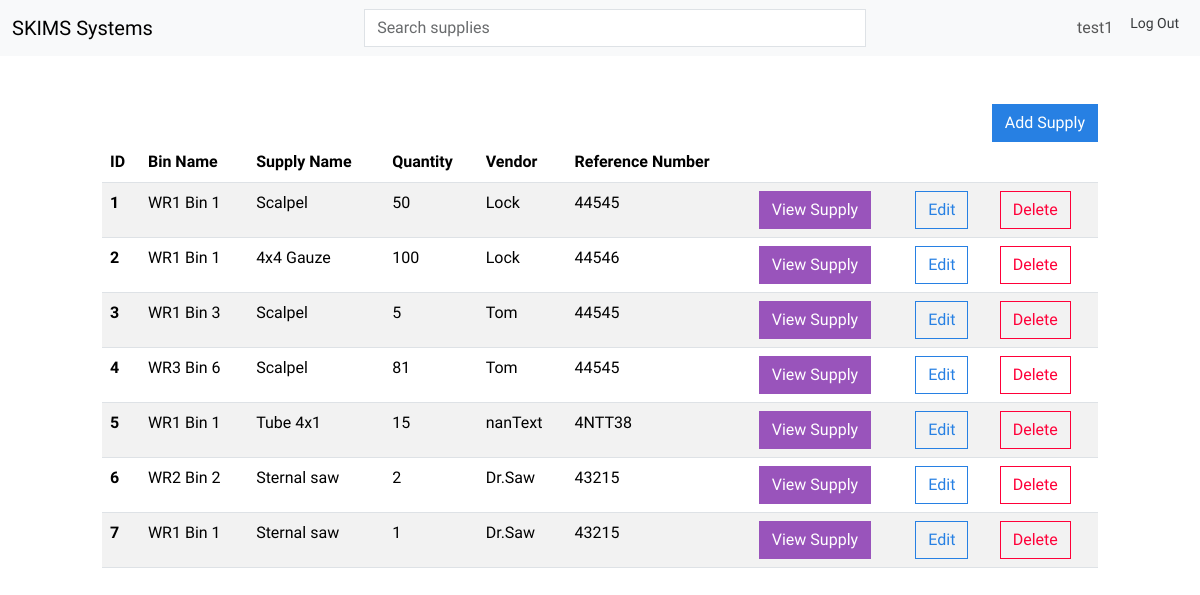
The page /supply-dashboard/ (signed in) on the database its author committed.
### SKIMS/models.py (models this page shows, shortened)
class SupplyItem(models.Model):
    supplyName = models.CharField(max_length=255, null=True)
    quantity = models.IntegerField()
    binName = models.ForeignKey('binItem', on_delete=models.SET_NULL, blank=True, null=True)
    vendor = models.CharField(max_length=255, null=True)
    model = models.CharField(max_length=255, null=True)
    refNum = models.CharField(max_length=255, null=True)
    date_created = models.DateTimeField(auto_now_add=True)
    user = models.ForeignKey(User, on_delete=models.CASCADE)
    class Meta:
        verbose_name_plural = 'supplies'

class BinItem(models.Model):
    binName = models.CharField(max_length=255, null=True)
    binHeight = models.IntegerField()
    binColor = models.CharField(max_length=255, null=True)
    rackName = models.ForeignKey('RackItem', on_delete=models.SET_NULL, blank=True, null=True)
    date_created = models.DateTimeField(auto_now_add=True)
    user = models.ForeignKey(User, on_delete=models.CASCADE)

### SKIMS/views.py (the view)
# urls.py: path('supply-dashboard/', SupplyDashboard.as_view(), name='supply-dashboard'),
class SupplyDashboard(LoginRequiredMixin, View):
    def get(self, request):
        bin_id = request.GET.get('bin_id')  # Get hospital_id from query parameters
        if bin_id:
            supplies = SupplyItem.objects.filter(user=self.request.user.id, binName_id=bin_id).order_by('id')
        else:
            supplies = SupplyItem.objects.filter(user=self.request.user.id).order_by('id')  # Default: all rooms for the user
        return render(request, 'SKIMS/supply_dashboard.html', {'supplies': supplies})

### SKIMS/templates/SKIMS/supply_dashboard.html (shortened to what this page needs)
{% extends 'SKIMS/base.html' %}
{% block content %}
    <div class="row">
        <div class="col-md-10 col-12 mx-auto mt-5">
            <div class="d-flex justify-content-end">
                <a href="{% url 'add-supply' %}" class="btn btn-primary">Add Supply</a>
            </div>
            <table class="table table-hover table-striped">
                <thead>
                <tr>
                    <th scope="col">ID</th>
                    <th scope="col">Bin Name</th>
                    <th scope="col">Supply Name</th>
                    <th scope="col">Quantity</th>
                    <th scope="col">Vendor</th>
                    <th scope="col">Reference Number</th>
                    <th scope="col"></th>
                    <th scope="col"></th>
                    <th scope="col"></th>
                </tr>
                </thead>
                <tbody>
                    {% if supplies|length == 0 %}
                    <tr>
                        <th scope="row" colspan="7" class="text-center">No supplies available.</th>
                    </tr>
                    {% else %}
                        {% for supply in supplies %}
                        <tr>
                            <th scope="row">{{ supply.id }}</th>
                            <td>{{ supply.binName.binName }}</td>
                            <td>{{ supply.supplyName }}</td>
                            <td>{{ supply.quantity }}</td>
                            <td>{{ supply.vendor }}</td>
                            <td>{{ supply.refNum }}</td>
                            <td><a href="{% url 'supply-item-dashboard' supply.supplyName %}" class="btn btn-info">View Supply</a></td>
                            <td><a href="{% url 'edit-supply' supply.id %}" class="btn btn-outline-primary">Edit</a></td>
                            <td><a href="{% url 'delete-supply' supply.id %}" class="btn btn-outline-danger">Delete</a></td>
                        </tr>
                        {% endfor %}
                    {% endif %}
                </tbody>
            </table>
        </div>
    </div>
{% endblock content %}

### SKIMS/templates/SKIMS/base.html (shortened to what this page needs)
{% load static %}
<!doctype html>
<html lang="en">
<head>
    <link href="https://bootswatch.com/5/cosmo/bootstrap.min.css" rel="stylesheet">
    <link rel="stylesheet" href="{% static 'css/style.css' %}">
</head>
<body>
    {% include 'SKIMS/navigation.html' %}
    {% block content %}
    {% endblock content %}
</body>
</html>

### SKIMS/templates/SKIMS/navigation.html (shortened to what this page needs)
<nav class="navbar navbar-expand-lg bg-light">
    <div class="container-fluid">
        <a class="navbar-brand" href="{% url 'index' %}">SKIMS Systems</a>
        <div class="collapse navbar-collapse" id="navbarNav">
            <form id="search-form" class="d-flex mx-auto position-relative" style="width: 50%; justify-content: center;" autocomplete="off">
                <input id="search-input" class="form-control me-2" type="text" placeholder="Search supplies" aria-label="Search">
            </form>
            <ul class="navbar-nav ms-auto">
                {% if user.is_authenticated %}
                <li class="nav-item">
                    <a class="nav-link" href="#">{{ user.username }}</a>
                </li>
                <form action="{% url 'logout' %}" method="post" class="d-inline">
                    <button class="btn btn-sm">Log Out</button>
                </form>
                {% endif %}
            </ul>
        </div>
    </div>
</nav>

### rows shown on the page
SupplyItem: id "1", binName.binName "WR1 Bin 1", supplyName "Scalpel", quantity "50", vendor "Lock", refNum "44545"
SupplyItem: id "2", binName.binName "WR1 Bin 1", supplyName "4x4 Gauze", quantity "100", vendor "Lock", refNum "44546"
SupplyItem: id "3", binName.binName "WR1 Bin 3", supplyName "Scalpel", quantity "5", vendor "Tom", refNum "44545"
SupplyItem: id "4", binName.binName "WR3 Bin 6", supplyName "Scalpel", quantity "81", vendor "Tom", refNum "44545"
SupplyItem: id "5", binName.binName "WR1 Bin 1", supplyName "Tube 4x1", quantity "15", vendor "nanText", refNum "4NTT38"
SupplyItem: id "6", binName.binName "WR2 Bin 2", supplyName "Sternal saw", quantity "2", vendor "Dr.Saw", refNum "43215"
SupplyItem: id "7", binName.binName "WR1 Bin 1", supplyName "Sternal saw", quantity "1", vendor "Dr.Saw", refNum "43215"

### other values the page prints
{{ user.username }} "test1"
